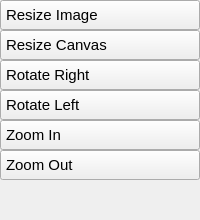
        <widget class="QWidget" name="canvaspage">
         <attribute name="title">
          <string>Canvas</string>
         </attribute>
         <layout class="QVBoxLayout" name="verticalLayout_2">
          <property name="spacing">
           <number>0</number>
          </property>
          <property name="leftMargin">
           <number>0</number>
          </property>
          <property name="topMargin">
           <number>0</number>
          </property>
          <property name="rightMargin">
           <number>0</number>
          </property>
          <property name="bottomMargin">
           <number>0</number>
          </property>
          <item>
           <widget class="QPushButton" name="resizeimage">
            <property name="minimumSize">
             <size>
              <width>0</width>
              <height>22</height>
             </size>
            </property>
            <property name="maximumSize">
             <size>
              <width>16777215</width>
              <height>231</height>
             </size>
            </property>
            <property name="font">
             <font>
              <pointsize>11</pointsize>
             </font>
            </property>
            <property name="styleSheet">
             <string notr="true">QPushButton{
Text-align:left;
padding: 5px 5px 5px 5px;
}

QPushButton:pressed{
background-color: #212F39; 
}

QPushButton:hover {
background-color: #212F39;
}</string>
            </property>
            <property name="text">
             <string>Resize Image</string>
            </property>
            <property name="icon">
             <iconset resource="../icons.qrc">
              <normaloff>:/icons/fullscreen_w.svg</normaloff>:/icons/fullscreen_w.svg</iconset>
            </property>
            <property name="iconSize">
             <size>
              <width>22</width>
              <height>22</height>
             </size>
            </property>
           </widget>
          </item>
          <item>
           <widget class="QPushButton" name="resizecanvas">
            <property name="minimumSize">
             <size>
              <width>0</width>
              <height>22</height>
             </size>
            </property>
            <property name="maximumSize">
             <size>
              <width>16777215</width>
              <height>220</height>
             </size>
            </property>
            <property name="font">
             <font>
              <pointsize>11</pointsize>
             </font>
            </property>
            <property name="styleSheet">
             <string notr="true">QPushButton{
Text-align:left;
padding: 5px 5px 5px 5px;
}

QPushButton:pressed{
background-color: #212F39; 
}

QPushButton:hover {
background-color: #212F39;
}</string>
            </property>
            <property name="text">
             <string>Resize Canvas</string>
            </property>
            <property name="icon">
             <iconset resource="../icons.qrc">
              <normaloff>:/icons/fullscreen_w.svg</normaloff>:/icons/fullscreen_w.svg</iconset>
            </property>
            <property name="iconSize">
             <size>
              <width>22</width>
              <height>22</height>
             </size>
            </property>
           </widget>
          </item>
          <item>
           <widget class="QPushButton" name="rotateright">
            <property name="minimumSize">
             <size>
              <width>0</width>
              <height>22</height>
             </size>
            </property>
            <property name="maximumSize">
             <size>
              <width>16777215</width>
              <height>220</height>
             </size>
            </property>
            <property name="font">
             <font>
              <pointsize>11</pointsize>
             </font>
            </property>
            <property name="styleSheet">
             <string notr="true">QPushButton{
Text-align:left;
padding: 5px 5px 5px 5px;
}

QPushButton:pressed{
background-color: #212F39; 
}

QPushButton:hover {
background-color: #212F39;
}</string>
            </property>
            <property name="text">
             <string>Rotate Right</string>
            </property>
            <property name="icon">
             <iconset resource="../icons.qrc">
              <normaloff>:/icons/rotate_right_w.svg</normaloff>:/icons/rotate_right_w.svg</iconset>
            </property>
            <property name="iconSize">
             <size>
              <width>22</width>
              <height>22</height>
             </size>
            </property>
           </widget>
          </item>
          <item>
           <widget class="QPushButton" name="rotateleft">
            <property name="minimumSize">
             <size>
              <width>0</width>
              <height>22</height>
             </size>
            </property>
            <property name="maximumSize">
             <size>
              <width>16777215</width>
              <height>220</height>
             </size>
            </property>
            <property name="font">
             <font>
              <pointsize>11</pointsize>
             </font>
            </property>
            <property name="styleSheet">
             <string notr="true">QPushButton{
Text-align:left;
padding: 5px 5px 5px 5px;
}

QPushButton:pressed{
background-color: #212F39; 
}

QPushButton:hover {
background-color: #212F39;
}</string>
            </property>
            <property name="text">
             <string>Rotate Left</string>
            </property>
            <property name="icon">
             <iconset resource="../icons.qrc">
              <normaloff>:/icons/rotate_left_w.svg</normaloff>:/icons/rotate_left_w.svg</iconset>
            </property>
            <property name="iconSize">
             <size>
              <width>22</width>
              <height>22</height>
             </size>
            </property>
           </widget>
          </item>
          <item>
           <widget class="QPushButton" name="zoomin">
            <property name="minimumSize">
             <size>
              <width>0</width>
              <height>22</height>
             </size>
            </property>
            <property name="maximumSize">
             <size>
              <width>16777215</width>
              <height>220</height>
             </size>
            </property>
            <property name="font">
             <font>
              <pointsize>11</pointsize>
             </font>
            </property>
            <property name="styleSheet">
             <string notr="true">QPushButton{
Text-align:left;
padding: 5px 5px 5px 5px;
}

QPushButton:pressed{
background-color: #212F39; 
}

QPushButton:hover {
background-color: #212F39;
}</string>
            </property>
            <property name="text">
             <string>Zoom In</string>
            </property>
            <property name="icon">
             <iconset resource="../icons.qrc">
              <normaloff>:/icons/zoom_in_w.svg</normaloff>:/icons/zoom_in_w.svg</iconset>
            </property>
            <property name="iconSize">
             <size>
              <width>22</width>
              <height>22</height>
             </size>
            </property>
           </widget>
          </item>
          <item>
           <widget class="QPushButton" name="zoomout">
            <property name="minimumSize">
             <size>
              <width>0</width>
              <height>22</height>
             </size>
            </property>
            <property name="maximumSize">
             <size>
              <width>16777215</width>
              <height>220</height>
             </size>
            </property>
            <property name="font">
             <font>
              <pointsize>11</pointsize>
             </font>
            </property>
            <property name="styleSheet">
             <string notr="true">QPushButton{
Text-align:left;
padding: 5px 5px 5px 5px;
}

QPushButton:pressed{
background-color: #212F39; 
}

QPushButton:hover {
background-color: #212F39;
}</string>
            </property>
            <property name="text">
             <string>Zoom Out</string>
            </property>
            <property name="icon">
             <iconset resource="../icons.qrc">
              <normaloff>:/icons/zoom_out_w.svg</normaloff>:/icons/zoom_out_w.svg</iconset>
            </property>
            <property name="iconSize">
             <size>
              <width>22</width>
              <height>22</height>
             </size>
            </property>
           </widget>
          </item>
          <item>
           <spacer name="verticalSpacer_4">
            <property name="orientation">
             <enum>Qt::Vertical</enum>
            </property>
            <property name="sizeHint" stdset="0">
             <size>
              <width>20</width>
              <height>40</height>
             </size>
            </property>
           </spacer>
          </item>
         </layout>
        </widget>
